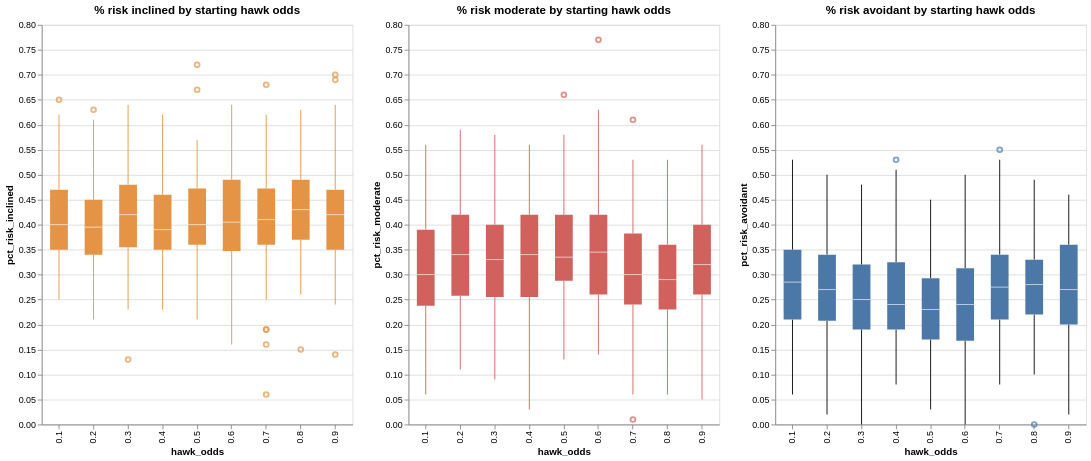

The cell this chart's notebook holds for it:
### Markdown cell above
### how do the distributions compare?

### Code cell
boxplot_risk_inclined = alt.Chart(converged_df).mark_boxplot(size=20, color="#e49444").encode(
    x='hawk_odds:N',
    y='pct_risk_inclined',
).properties(
    title="% risk inclined by starting hawk odds",
    width=350, height=450)

boxplot_risk_moderate = alt.Chart(converged_df).mark_boxplot(size=20, color="#d1615d").encode(
    x='hawk_odds:N',
    y='pct_risk_moderate',
).properties(
    title="% risk moderate by starting hawk odds",
     width=350, height=450
)


boxplot_risk_avoidant = alt.Chart(converged_df).mark_boxplot(size=20).encode(
    x='hawk_odds:N',
    y='pct_risk_avoidant',
).properties(
    title="% risk avoidant by starting hawk odds",
     width=350, height=450
)
(boxplot_risk_inclined | boxplot_risk_moderate | boxplot_risk_avoidant).resolve_scale(y='shared')

### Figure 1 — Vega-Lite specification as saved in the notebook (floating-point values rounded to 4 significant figures; data arrays with more than 128 entries replaced by an {"elided": "..."} marker saying what was removed)
{"config": {"view": {"continuousWidth": 300, "continuousHeight": 300}}, "hconcat": [{"mark": {"type": "boxplot", "color": "#e49444", "size": 20}, "encoding": {"x": {"field": "hawk_odds", "type": "nominal"}, "y": {"field": "pct_risk_inclined", "type": "quantitative"}}, "height": 450, "title": "% risk inclined by starting hawk odds", "width": 350}, {"mark": {"type": "boxplot", "color": "#d1615d", "size": 20}, "encoding": {"x": {"field": "hawk_odds", "type": "nominal"}, "y": {"field": "pct_risk_moderate", "type": "quantitative"}}, "height": 450, "title": "% risk moderate by starting hawk odds", "width": 350}, {"mark": {"type": "boxplot", "size": 20}, "encoding": {"x": {"field": "hawk_odds", "type": "nominal"}, "y": {"field": "pct_risk_avoidant", "type": "quantitative"}}, "height": 450, "title": "% risk avoidant by starting hawk odds", "width": 350}], "data": {"name": "data-e42587e60cc18fb8b2ba70b8eaa875b8"}, "resolve": {"scale": {"y": "shared"}}, "$schema": "https://vega.github.io/schema/vega-lite/v6.4.1.json", "datasets": {"data-e42587e60cc18fb8b2ba70b8eaa875b8": {"elided": "818 records"}}}
